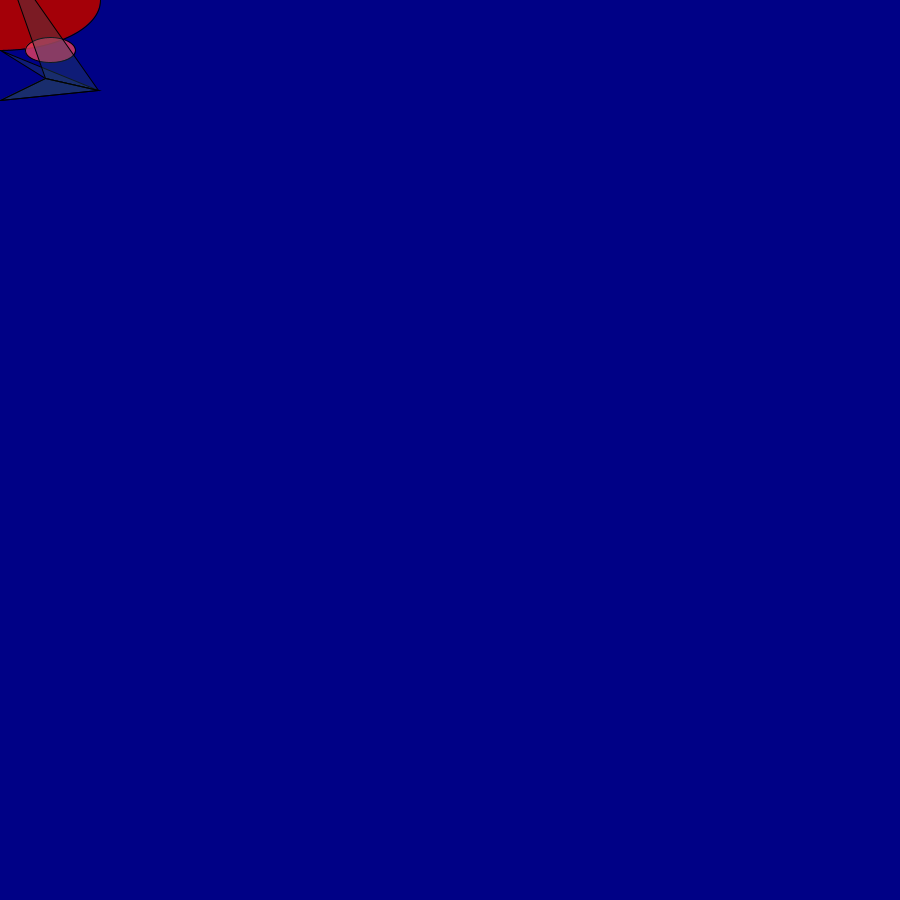
Frame 1 (no input)
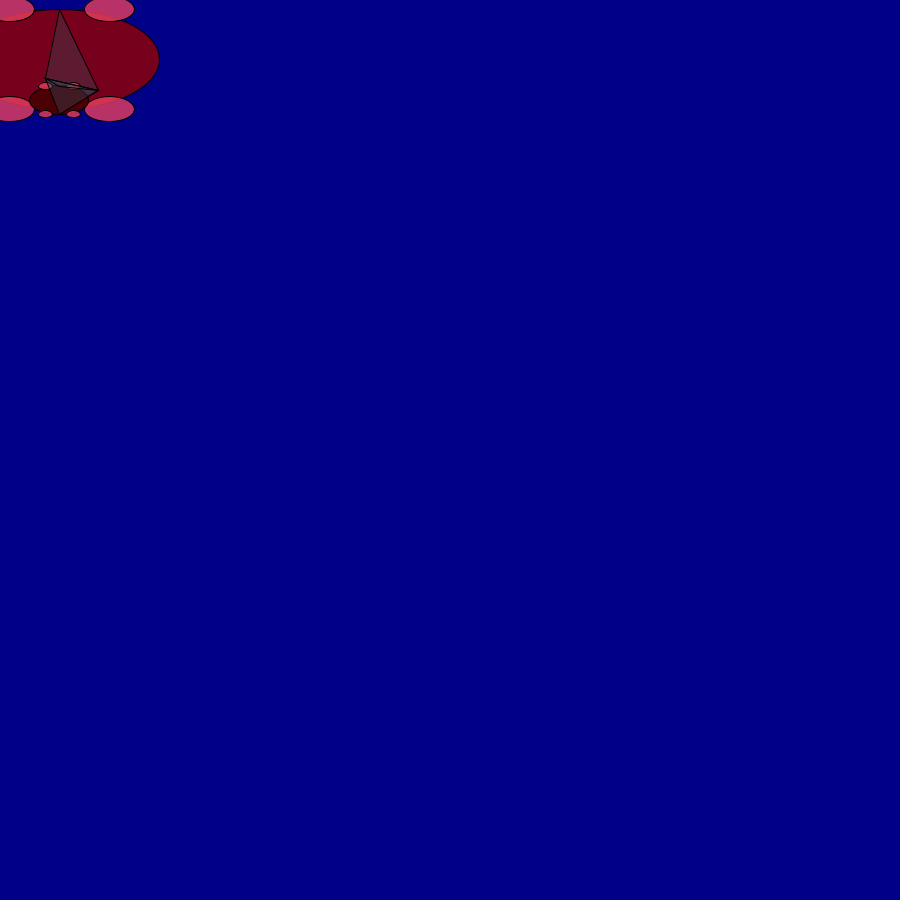
Frame 60 (the mouse pressed at the canvas centre just before this capture)
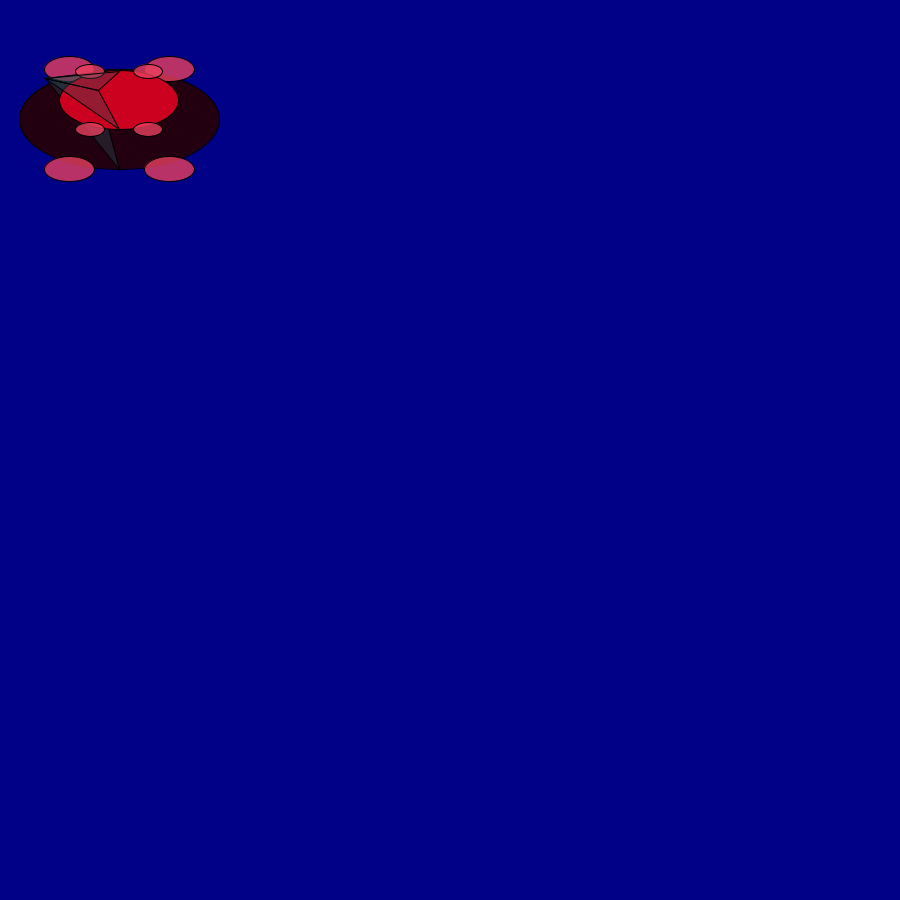
Frame 120 (the mouse held since frame 60 and released just before this capture)

The Processing sketch that drew these frames (run headless with seeded random() and noise(); from frame 60 on, the mouse is pressed at the canvas centre):

// Processing sketch: processing_16353
// ── processing_16353.pde

 int x=0;
 int y=0;
 int direccion =1;
void setup(){
size(900,900);
}
void draw(){
  background(390);
  
  autito(x,y,200);
  autito(x,100,y);
movimiento();
  regreso();
}
void autito(int x,int y,int tamanio){//completo aqui y luego en draw//
int zona;
zona=tamanio/4;
   
rectMode(CENTER);
fill(random(0,255),random(0,0),random(34));
ellipse(x,y,tamanio,tamanio/2);
fill(234,64,96,200);
ellipse(x-zona,y-zona,tamanio/4,tamanio/8);
ellipse(x+zona,y-zona,tamanio/4,tamanio/8);
ellipse(x-zona,y+zona,tamanio/4,tamanio/8);
ellipse(x+zona,y+zona,tamanio/4,tamanio/8);
fill(45,78,90,87);
triangle(x,y+zona,98,90,45,78);
triangle(x,y-zona,98,90,45,78);
}//toda funcion habre poarentesis y corchete//
void movimiento(){
 
x =x+direccion;
y=y+direccion;
}

void regreso(){

if(x>600|| x<=0|| y>600||y<=0){
  direccion=direccion*-1;}
  
}
